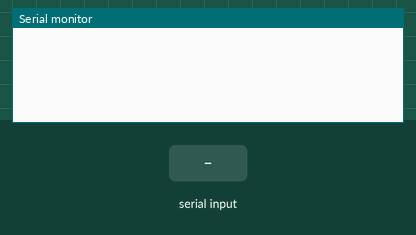
A sketch run on a simulated ESP8266 (NodeMCU). Parts: the last lines printed to the serial monitor. Inputs (shaded band) come from the test bench. WiFi joins after 1.5 s; servers stay silent unless stated.

Above: at 2.7 s.
2.8 s: "90,45:" received over Serial
At 4.7 s:
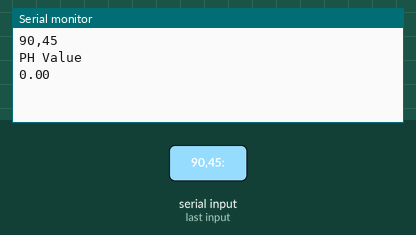
5.3 s: "30,150:" received over Serial
At 5.8 s:
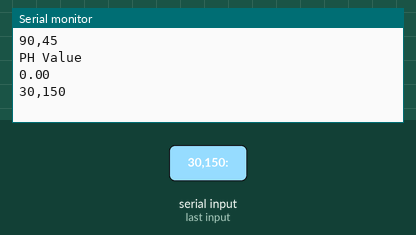

Measured:
- after the input at 2.8 s, the serial monitor: prints a new line at once (image 1)
- after the input at 5.3 s, the serial monitor: prints a new line at once (image 2)

The sketch:

SAIRAM2.ino
```cpp
#include <ESP8266WiFi.h>
#include <FirebaseArduino.h>
#define FIREBASE_HOST "soil-ph-detection.firebaseio.com"
#define FIREBASE_AUTH "OfObvP5ZgwaQWvI7m6jt5wbHm8zAjeiU0OqbPS1Z"
int phsensor = A0;
float phvalue;
void setup()
{
  pinMode(phsensor,INPUT);
  Serial.begin(9600);
  Firebase.begin(FIREBASE_HOST,FIREBASE_AUTH);
  //Serial.println();

   WiFi.begin("gowtham", "gowthamraj");
  //Serial.print("Connecting");
  while (WiFi.status() != WL_CONNECTED)
  {
    delay(500);
   // Serial.print(".");
  }
  //Serial.println();
  //Serial.print("Connected, IP address: ");
  //Serial.println(WiFi.localIP());
}

void loop()
{
          for(int i=1; i<=10; i++) {
        String phdata = Serial.readStringUntil(':');
        Serial.println(phdata);
        if(phdata != ""){
            String ph = Serial.readStringUntil('$');
            Serial.println(ph);
            float phvalue=ph.toFloat();
            Serial.println();
            Serial.println("PH Value");
            Serial.println(phvalue);
            delay(1000);
            if(phvalue>14){
              phvalue=14;
              }
              else{
                phvalue=phvalue;
                }
            Firebase.setFloat ("Measured_PH",phvalue);
        }
    }
}
```
